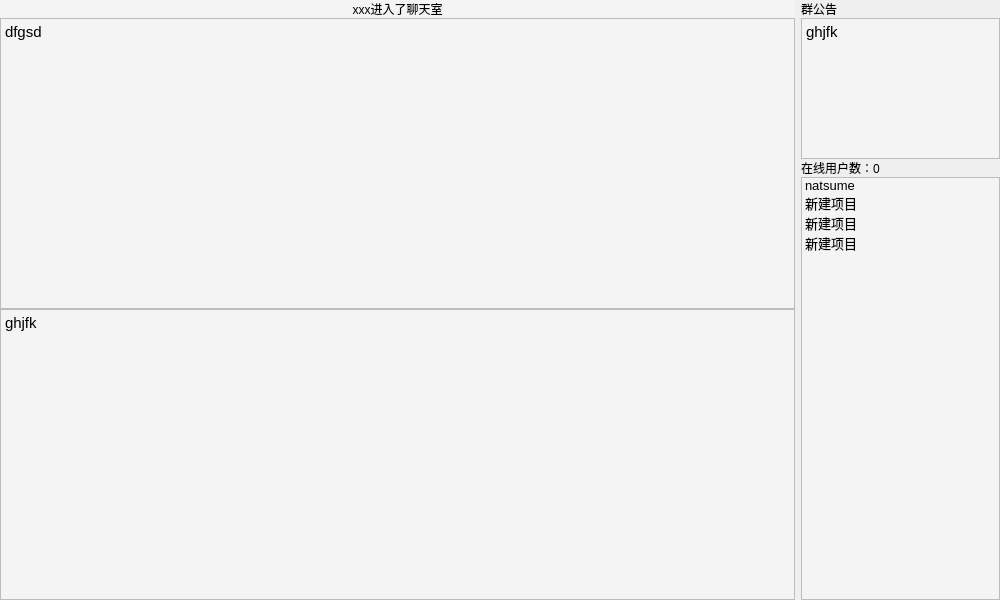
<?xml version="1.0" encoding="UTF-8"?>
<ui version="4.0">
 <class>Form</class>
 <widget class="QWidget" name="Form">
  <property name="geometry">
   <rect>
    <x>0</x>
    <y>0</y>
    <width>1000</width>
    <height>600</height>
   </rect>
  </property>
  <property name="windowTitle">
   <string>冷不丁聊天室</string>
  </property>
  <property name="windowIcon">
   <iconset>
    <normaloff>../imgs/微信.png</normaloff>../imgs/微信.png</iconset>
  </property>
  <layout class="QHBoxLayout" name="horizontalLayout" stretch="4,1">
   <property name="leftMargin">
    <number>0</number>
   </property>
   <property name="topMargin">
    <number>0</number>
   </property>
   <property name="rightMargin">
    <number>0</number>
   </property>
   <property name="bottomMargin">
    <number>0</number>
   </property>
   <item>
    <widget class="QWidget" name="widget" native="true">
     <layout class="QVBoxLayout" name="verticalLayout" stretch="0,0,0">
      <property name="spacing">
       <number>0</number>
      </property>
      <property name="leftMargin">
       <number>0</number>
      </property>
      <property name="topMargin">
       <number>0</number>
      </property>
      <property name="rightMargin">
       <number>0</number>
      </property>
      <property name="bottomMargin">
       <number>0</number>
      </property>
      <item>
       <widget class="QLabel" name="label">
        <property name="styleSheet">
         <string notr="true">QLabel{
	background-color: #f4f4f4;
}</string>
        </property>
        <property name="text">
         <string>xxx进入了聊天室</string>
        </property>
        <property name="alignment">
         <set>Qt::AlignCenter</set>
        </property>
       </widget>
      </item>
      <item>
       <widget class="QTextBrowser" name="textBrowser">
        <property name="font">
         <font>
          <pointsize>11</pointsize>
         </font>
        </property>
        <property name="styleSheet">
         <string notr="true">QTextBrowser{
	background-color: #f4f4f4;
}

QScrollBar{
	background-color: #f4f4f4;
	width:8px
}
QScrollBar::sub-page,QScrollBar::add-page{
	background-color: #f4f4f4;
}
QScrollBar::handle{
	background-color:rgba(0,0,0,0.1);
	border-radius:4px;
}
QScrollBar::handle:hover{
	background-color:rgba(0,0,0,0.3);
}
QScrollBar::sub-line,QScrollBar::add-line{
	border:none;
}
</string>
        </property>
        <property name="readOnly">
         <bool>true</bool>
        </property>
        <property name="html">
         <string>&lt;!DOCTYPE HTML PUBLIC &quot;-//W3C//DTD HTML 4.0//EN&quot; &quot;http://www.w3.org/TR/REC-html40/strict.dtd&quot;&gt;
&lt;html&gt;&lt;head&gt;&lt;meta name=&quot;qrichtext&quot; content=&quot;1&quot; /&gt;&lt;meta charset=&quot;utf-8&quot; /&gt;&lt;style type=&quot;text/css&quot;&gt;
p, li { white-space: pre-wrap; }
hr { height: 1px; border-width: 0; }
li.unchecked::marker { content: &quot;\2610&quot;; }
li.checked::marker { content: &quot;\2612&quot;; }
&lt;/style&gt;&lt;/head&gt;&lt;body style=&quot; font-family:'Microsoft YaHei UI'; font-size:11pt; font-weight:400; font-style:normal;&quot;&gt;
&lt;p style=&quot; margin-top:0px; margin-bottom:0px; margin-left:0px; margin-right:0px; -qt-block-indent:0; text-indent:0px;&quot;&gt;dfgsd &lt;/p&gt;&lt;/body&gt;&lt;/html&gt;</string>
        </property>
        <property name="placeholderText">
         <string/>
        </property>
        <property name="openLinks">
         <bool>false</bool>
        </property>
       </widget>
      </item>
      <item>
       <widget class="QTextEdit" name="textEdit">
        <property name="font">
         <font>
          <pointsize>11</pointsize>
         </font>
        </property>
        <property name="styleSheet">
         <string notr="true">QTextEdit{
	background-color: #f4f4f4;
}

QScrollBar{
	background-color: #f4f4f4;
	width:8px
}
QScrollBar::sub-page,QScrollBar::add-page{
	background-color: #f4f4f4;
}
QScrollBar::handle{
	background-color:rgba(0,0,0,0.1);
	border-radius:4px;
}
QScrollBar::handle:hover{
	background-color:rgba(0,0,0,0.3);
}
QScrollBar::sub-line,QScrollBar::add-line{
	border:none;
}
</string>
        </property>
        <property name="html">
         <string>&lt;!DOCTYPE HTML PUBLIC &quot;-//W3C//DTD HTML 4.0//EN&quot; &quot;http://www.w3.org/TR/REC-html40/strict.dtd&quot;&gt;
&lt;html&gt;&lt;head&gt;&lt;meta name=&quot;qrichtext&quot; content=&quot;1&quot; /&gt;&lt;meta charset=&quot;utf-8&quot; /&gt;&lt;style type=&quot;text/css&quot;&gt;
p, li { white-space: pre-wrap; }
hr { height: 1px; border-width: 0; }
li.unchecked::marker { content: &quot;\2610&quot;; }
li.checked::marker { content: &quot;\2612&quot;; }
&lt;/style&gt;&lt;/head&gt;&lt;body style=&quot; font-family:'Microsoft YaHei UI'; font-size:11pt; font-weight:400; font-style:normal;&quot;&gt;
&lt;p style=&quot; margin-top:0px; margin-bottom:0px; margin-left:0px; margin-right:0px; -qt-block-indent:0; text-indent:0px;&quot;&gt;ghjfk &lt;/p&gt;&lt;/body&gt;&lt;/html&gt;</string>
        </property>
        <property name="placeholderText">
         <string>按 enter 发送消息、shift+enter 换行</string>
        </property>
       </widget>
      </item>
     </layout>
    </widget>
   </item>
   <item>
    <widget class="QWidget" name="widget_2" native="true">
     <layout class="QVBoxLayout" name="verticalLayout_2" stretch="0,1,0,3">
      <property name="spacing">
       <number>0</number>
      </property>
      <property name="leftMargin">
       <number>0</number>
      </property>
      <property name="topMargin">
       <number>0</number>
      </property>
      <property name="rightMargin">
       <number>0</number>
      </property>
      <property name="bottomMargin">
       <number>0</number>
      </property>
      <item>
       <widget class="QLabel" name="label_2">
        <property name="text">
         <string>群公告</string>
        </property>
       </widget>
      </item>
      <item>
       <widget class="QTextEdit" name="textEdit_2">
        <property name="font">
         <font>
          <pointsize>11</pointsize>
         </font>
        </property>
        <property name="styleSheet">
         <string notr="true">QTextEdit{
	background-color: #f4f4f4;
}

QScrollBar{
	background-color: #f4f4f4;
	width:8px
}
QScrollBar::sub-page,QScrollBar::add-page{
	background-color: #f4f4f4;
}
QScrollBar::handle{
	background-color:rgba(0,0,0,0.1);
	border-radius:4px;
}
QScrollBar::handle:hover{
	background-color:rgba(0,0,0,0.3);
}
QScrollBar::sub-line,QScrollBar::add-line{
	border:none;
}
</string>
        </property>
        <property name="readOnly">
         <bool>true</bool>
        </property>
        <property name="html">
         <string>&lt;!DOCTYPE HTML PUBLIC &quot;-//W3C//DTD HTML 4.0//EN&quot; &quot;http://www.w3.org/TR/REC-html40/strict.dtd&quot;&gt;
&lt;html&gt;&lt;head&gt;&lt;meta name=&quot;qrichtext&quot; content=&quot;1&quot; /&gt;&lt;meta charset=&quot;utf-8&quot; /&gt;&lt;style type=&quot;text/css&quot;&gt;
p, li { white-space: pre-wrap; }
hr { height: 1px; border-width: 0; }
li.unchecked::marker { content: &quot;\2610&quot;; }
li.checked::marker { content: &quot;\2612&quot;; }
&lt;/style&gt;&lt;/head&gt;&lt;body style=&quot; font-family:'Microsoft YaHei UI'; font-size:11pt; font-weight:400; font-style:normal;&quot;&gt;
&lt;p style=&quot; margin-top:0px; margin-bottom:0px; margin-left:0px; margin-right:0px; -qt-block-indent:0; text-indent:0px;&quot;&gt;ghjfk &lt;/p&gt;&lt;/body&gt;&lt;/html&gt;</string>
        </property>
       </widget>
      </item>
      <item>
       <widget class="QLabel" name="label_3">
        <property name="text">
         <string>在线用户数：0</string>
        </property>
       </widget>
      </item>
      <item>
       <widget class="QListWidget" name="listWidget">
        <property name="font">
         <font>
          <pointsize>10</pointsize>
         </font>
        </property>
        <property name="styleSheet">
         <string notr="true">QListWidget{
	background-color: #f4f4f4;
}

QScrollBar{
	background-color: #f4f4f4;
	width:8px
}
QScrollBar::sub-page,QScrollBar::add-page{
	background-color: #f4f4f4;
}
QScrollBar::handle{
	background-color:rgba(0,0,0,0.1);
	border-radius:4px;
}
QScrollBar::handle:hover{
	background-color:rgba(0,0,0,0.3);
}
QScrollBar::sub-line,QScrollBar::add-line{
	border:none;
}
</string>
        </property>
        <item>
         <property name="text">
          <string>natsume</string>
         </property>
        </item>
        <item>
         <property name="text">
          <string>新建项目</string>
         </property>
        </item>
        <item>
         <property name="text">
          <string>新建项目</string>
         </property>
        </item>
        <item>
         <property name="text">
          <string>新建项目</string>
         </property>
        </item>
       </widget>
      </item>
     </layout>
    </widget>
   </item>
  </layout>
 </widget>
 <resources/>
 <connections/>
</ui>
